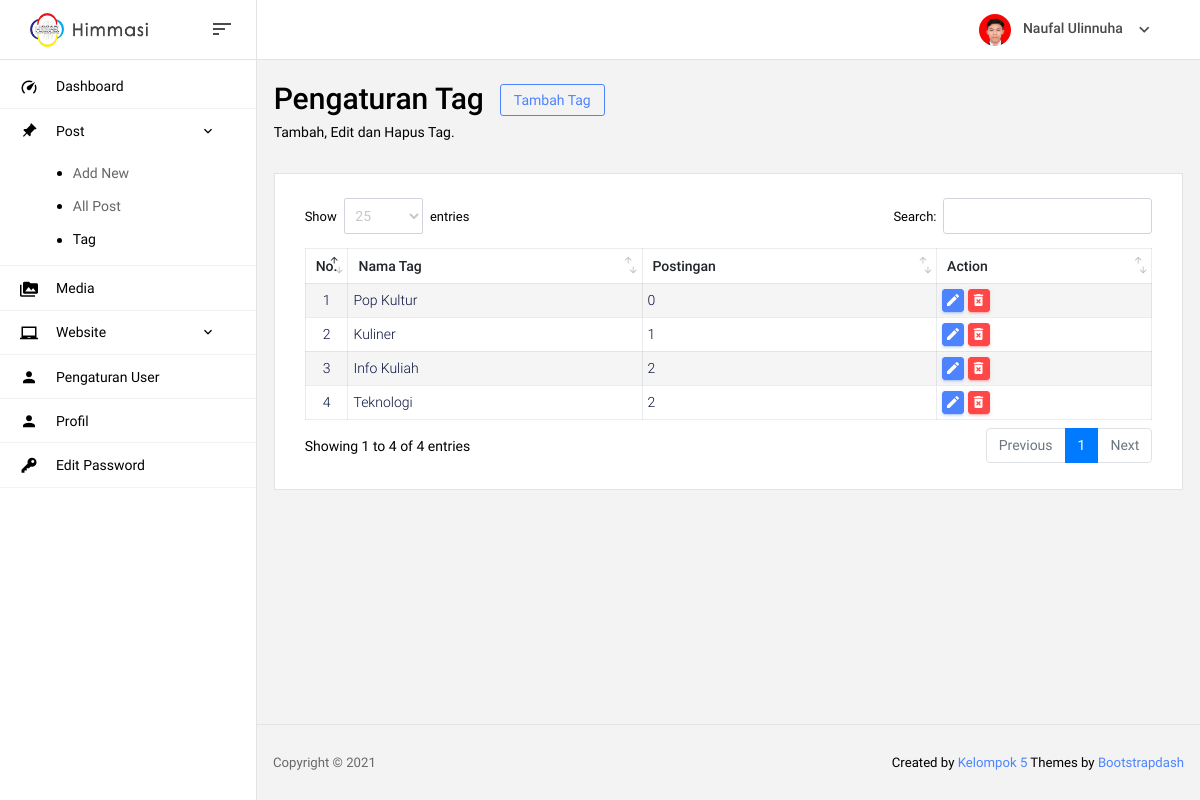
Before: /admin/post-tag (signed in) with the older database file.
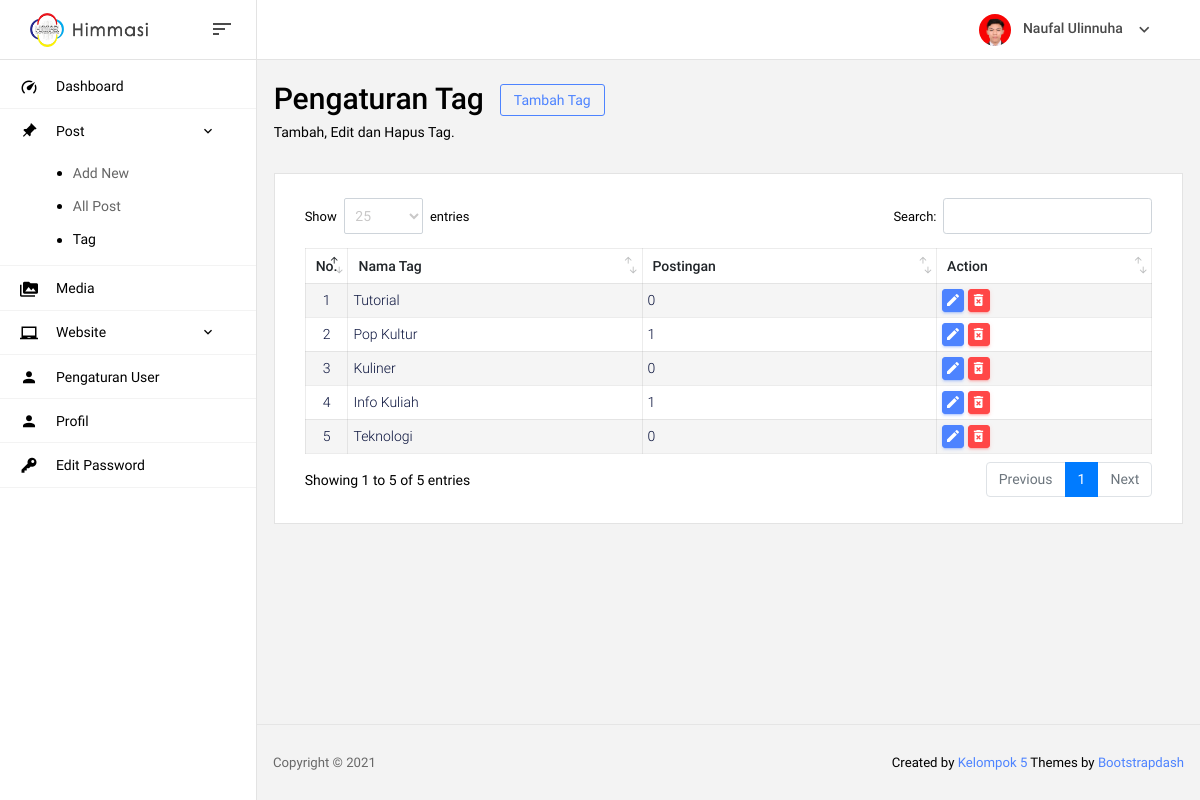
After: the same page with the newer database file.
### tables this page shows
CREATE TABLE `tag` (
  `id_tag` int(11) NOT NULL,
  `tag` varchar(50) NOT NULL
);

### admin/page/post-tag.php (the view, shortened to what this page needs)
<section class="row">
  <div class="col-md-12 grid-margin">
    <div class="d-flex justify-content-between flex-wrap">
      <div class="d-flex align-items-end flex-wrap">
        <div class="mr-md-3 mr-xl-5">
          <div class="row m-0">
            <h2>Pengaturan Tag</h2>
            <button type="button" class="btn btn-outline-primary btn-sm ml-3" data-toggle="modal" data-target="#tambahTag" style="height: fit-content;">
              Tambah Tag
            </button>
          </div>
          <p class="mb-md-0">Tambah, Edit dan Hapus Tag.</p>
        </div>
      </div>
    </div>
  </div>
</section>
<section class="card">
  <div class="card-body">
    <div class="row">
      <div class="col-12">
        <div class="table-responsive">
          <table id="data-alumni" class="table">
            <thead>
              <tr>
                <th>No.</th>
                <th>Nama Tag</th>
                <th>Postingan</th>
                <th>Action</th>
              </tr>
            </thead>
            <tbody>
              <?php
                $no = 1;
                $sql = "SELECT * FROM `tag` ORDER BY `id_tag` DESC";
                $query = mysqli_query($koneksi,$sql);
                while($data = mysqli_fetch_array($query)){
                   $id_tag    = $data["id_tag"];
                   $tag       = $data["tag"];
                   $postingan = mysqli_num_rows(mysqli_query($koneksi, "SELECT * FROM `tag_post` WHERE `id_tag`='$id_tag'"));
              ?>
              <tr>
                <td class="td-nomer"><?= $no ?></td>
                <td><?= $tag ?></td>
                <td><?= $postingan ?></td>
                <td>
                  <button type="button" class="btn btn-primary btn-sm btn-table" title="Edit" data-toggle="modal" data-target="#editTag" onclick='editTag(<?php echo  '"'.$id_tag.'"' ?>)'><i class="mdi mdi-pencil"></i></button>
                  <button type="button" class="btn btn-danger btn-sm btn-table" title="Hapus" data-toggle="modal" data-target="#hapusTag" onclick='hapusTag(<?php echo  '"'.$id_tag.'"' ?>)'><i class="mdi mdi-delete-forever"></i></button>
                </td>
              </tr>
              <?php $no++; } ?>
            </tbody>
          </table>
        </div>
      </div>
    </div>
  </div>
</section>

Changed rows visible on the page:
added tag: tag "Tutorial", postingan "0"
computed for tag "Pop Kultur": postingan "0" → "1"
computed for tag "Kuliner": postingan "1" → "0"
computed for tag "Info Kuliah": postingan "2" → "1"
computed for tag "Teknologi": postingan "2" → "0"
Other visible differences:
text written by a page script: "Show entries Search: Showing 1 to 4 of 4 entries Previous 1 Next" → "Show entries Search: Showing 1 to 5 of 5 entries Previous 1 Next"
